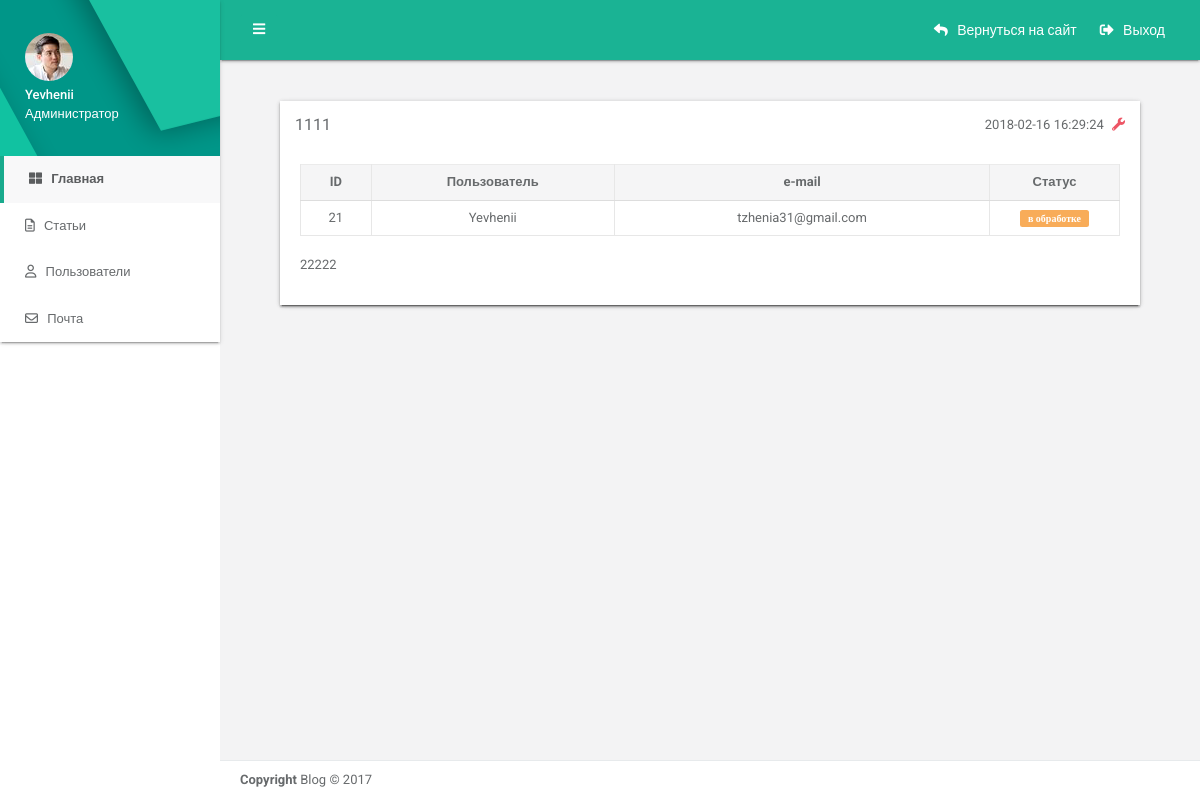
Screenshot of /admin/mail.php?id=21 (signed in) with the database file from the repository.
### tables this page shows
CREATE TABLE `mail` (
  `id` int(11) NOT NULL,
  `userId` int(11) NOT NULL,
  `mailTitle` char(20) NOT NULL,
  `mailText` text NOT NULL,
  `status` tinyint(1) NOT NULL,
  `date` datetime NOT NULL
);

CREATE TABLE `user` (
  `id` int(11) NOT NULL,
  `name` char(50) NOT NULL,
  `email` char(50) NOT NULL,
  `pass` char(250) NOT NULL,
  `userGroup` tinyint(10) NOT NULL,
  `status` tinyint(1) NOT NULL,
  `photo` char(50) NOT NULL,
  `regDate` date NOT NULL
);

### src/function.php (called while the page is built, shortened)
<?php
function mysqliquery($query){
	$host = '000';
	$database = '000';
	$user = '000';
	$password = '000';
	$link = mysqli_connect($host, $user, $password, $database)
	or die("Ошибка " . mysqli_error($link));
	mysqli_query($link, "SET NAMES 'utf8' COLLATE 'utf8_general_ci'");
	mysqli_query($link, "SET CHARACTER SET 'utf8'");
	$result = mysqli_query($link, $query) or die("Ошибка " . mysqli_error($link));
	return $result;
}
function getValue($table, $id){
	$query = "SELECT *  FROM `" . $table . "`  WHERE `id` = " . $id;
	$result = mysqliquery($query);
	return $result;
}

### src/admin/mail.php (the view, shortened to what this page needs)
<?php
include_once "block_header.php";
if (isset($_GET['id'])) {
	$result = getValue("mail", $_GET['id']);
	while($row = mysqli_fetch_assoc($result)) {
		$id =  $row['id'];
		$userId = $row['userId'];
		$mailTitle = $row['mailTitle'];
		$mailText = $row['mailText'];
		$status = $row['status'];
		$date = $row['date'];
	}
	$result2 = getValue("user", $userId);
	while($row = mysqli_fetch_assoc($result2)) {
		$userName = $row['name'];
		$userEmail = $row['email'];
	}
}
else{
	header('Location: /admin/mail-list.php');
}
?>
	<div class="wrapper wrapper-content animated fadeIn">
		<div class="p-w-md m-t-sm">
			<div class="row">
				<div class="col-lg-12">
					<div class="ibox">
						<div class="ibox float-e-margins">
							<div class="ibox-title">
								<h5><?php echo $mailTitle ?></h5>
								<div class="ibox-tools">
									<?php echo $date ?>
									<a class="dropdown-toggle" data-toggle="dropdown" href="#">
										<i class="fa fa-wrench text-danger"></i>
									</a>
								</div>
							</div>
							<div class="ibox-content">
								<table class="table table-bordered text-center">
									<thead>
									<tr>
										<th class="text-center">ID</th>
										<th class="text-center">Пользователь</th>
										<th class="text-center" style="width:375px;">e-mail</th>
										<th class="text-center" style="width:130px;">Статус
										</th>
									</tr>
									</thead>
									<tbody>
									<tr>
										<td><?php echo $id ?></td>
										<td><?php echo $userName ?></td>
										<td><?php echo $userEmail ?></td>
										<?php
										if ($status == 1){
											echo ("<td class='text-center'><span class='label label-primary'> Готово </span></td>") ;
										}
										else{
											echo ("<td class='text-center'><span class='label label-warning'> в обработке </span></td>") ;
										}
										?>
									</tr>
									</tbody>
								</table>
								<p><?php echo $mailText ?></p>
							</div>
						</div>
					</div>
				</div>
			</div>
		</div>
	</div>
<?php
include_once "block_footer.php"
?>

### rows the page displays
mail: mailTitle "1111", date "2018-02-16 16:29:24", mailText "22222"
user: name "Yevhenii", email "tzhenia31@gmail.com"

### other values shown
$_SESSION['name'] "Yevhenii"
$id "21"
